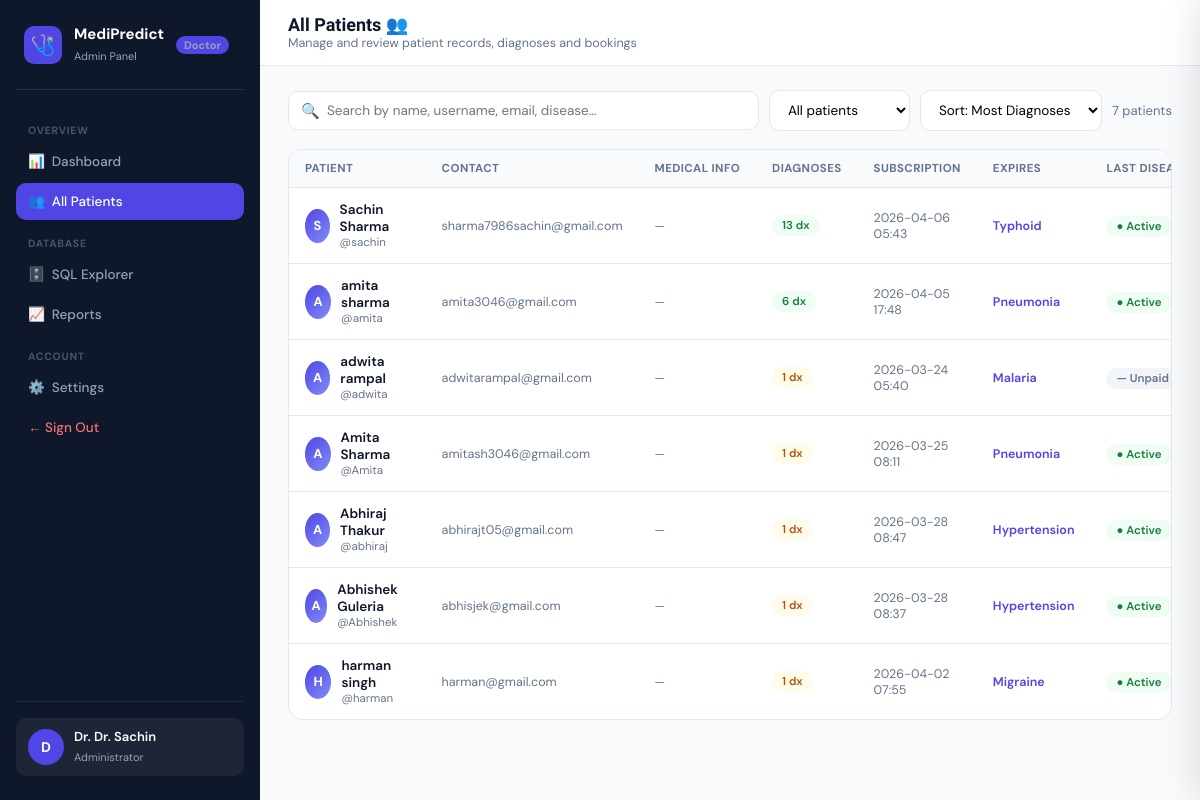
The app's page /doctor/patients (signed in), older data.
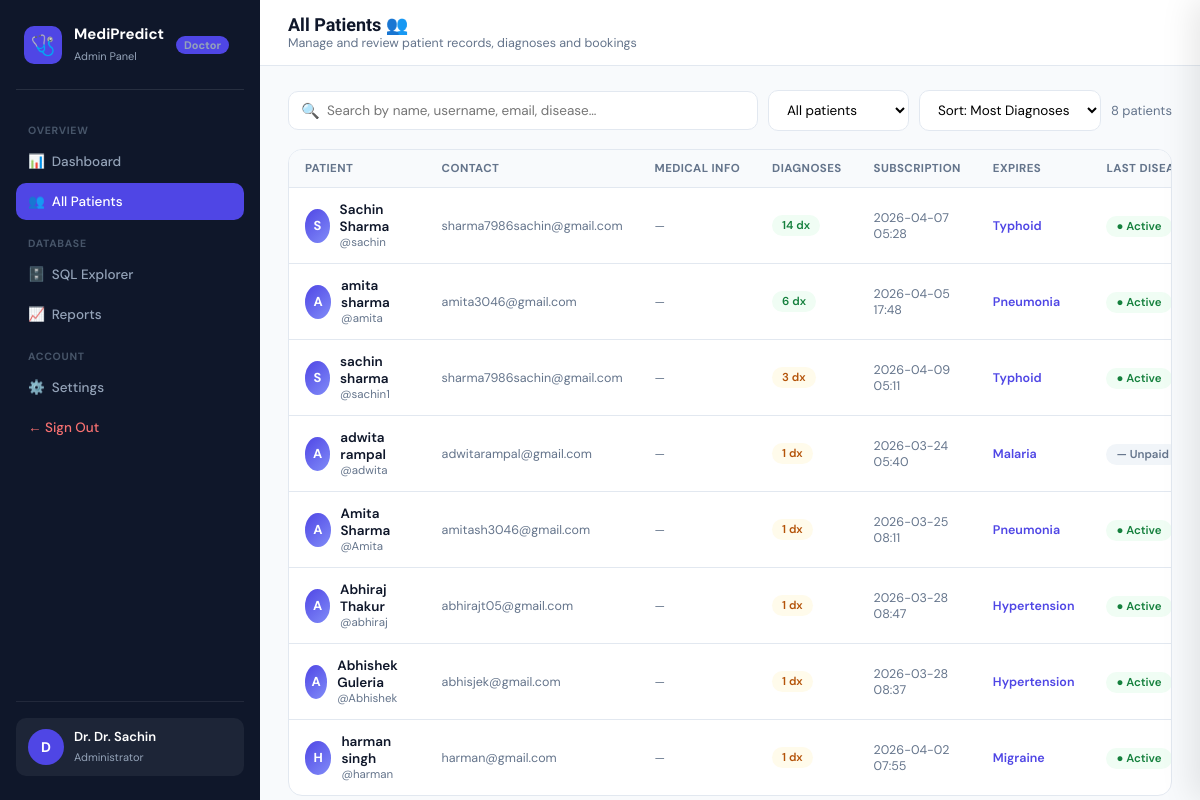
The same page, newer data.
### models.py (models this page shows, shortened)
class User(db.Model):
    __tablename__ = 'users'
    id          = db.Column(db.Integer,      primary_key=True)
    username    = db.Column(db.String(80),   unique=True, nullable=False)
    password    = db.Column(db.String(120),  nullable=False)
    first_name  = db.Column(db.String(80))
    last_name   = db.Column(db.String(80))
    email       = db.Column(db.String(120))
    role        = db.Column(db.String(20),   default='patient')
    joined      = db.Column(db.DateTime,     default=datetime.utcnow)
    age         = db.Column(db.String(10))
    gender      = db.Column(db.String(20))
    blood_group = db.Column(db.String(10))
    height      = db.Column(db.String(20))
    weight      = db.Column(db.String(20))
    allergies   = db.Column(db.Text)
    conditions  = db.Column(db.Text)
    medications = db.Column(db.Text)
    paid         = db.Column(db.Boolean,  default=False)   # True = active subscription
    paid_at      = db.Column(db.DateTime, nullable=True)   # When last payment was made
    expires_at   = db.Column(db.DateTime, nullable=True)   # Subscription expiry date
    payment_id   = db.Column(db.String(60), nullable=True) # Razorpay payment ID
    payment_amount = db.Column(db.Integer, nullable=True)  # Amount paid in rupees
    @property
    def subscription_status(self):
        if self.role == 'doctor':
            return 'admin'
        if not self.paid or not self.expires_at:
            return 'unpaid'
        now = datetime.utcnow()
        if self.expires_at < now:
            return 'expired'
        if (self.expires_at - now).days <= 30:
            return 'expiring_soon'
        return 'active'
    @property
    def days_remaining(self):
        if not self.expires_at:
            return 0
        delta = (self.expires_at - datetime.utcnow()).days
        return max(0, delta)
    def to_dict(self):
        return {
            "id":           self.id,
            "username":     self.username          or "",
            "first_name":   self.first_name        or "",
            "last_name":    self.last_name         or "",
            "email":        self.email             or "",
            "role":         self.role if self.role else "patient",
            "paid":         self.paid,
            "joined":       self.joined.strftime("%Y-%m-%d") if self.joined else "",
            "paid_at":      self.paid_at.strftime("%Y-%m-%d") if self.paid_at else "",
            "expires_at":   self.expires_at.strftime("%Y-%m-%d") if self.expires_at else "",
            "days_remaining":    self.days_remaining,
            "subscription_status": self.subscription_status,
            "payment_id":   self.payment_id        or "",
            "payment_amount": self.payment_amount  or 0,
            "age":          self.age               or "",
            "gender":       self.gender            or "",
            "blood_group":  self.blood_group       or "",
            "height":       self.height            or "",
            "weight":       self.weight            or "",
            "allergies":    self.allergies         or "",
            "conditions":   self.conditions        or "",
            "medications":  self.medications       or "",
        }

### app.py (the view)
@app.route("/doctor/patients")
@doctor_required
def doctor_patients():
    doc = current_user()
    from sqlalchemy import func
    patients = (db.session.query(
            User,
            func.count(Diagnosis.id).label("diag_count"),
            func.max(Diagnosis.created_at).label("last_diag"),
            func.max(Diagnosis.top_disease).label("last_disease"),
        )
        .outerjoin(Diagnosis, User.id == Diagnosis.user_id)
        .filter(User.role == "patient")
        .group_by(User.id)
        .order_by(func.count(Diagnosis.id).desc())
        .all()
    )
    patient_data = []
    for p, diag_count, last_diag, last_disease in patients:
        d = p.to_dict()
        d["diag_count"]   = diag_count or 0
        d["last_diag"]    = str(last_diag)[:16] if last_diag else "—"
        d["last_disease"] = last_disease or "—"
        patient_data.append(d)
    return render_template("doctor_patients.html",
                           username=doc.username,
                           patients=patient_data)

### app.py (called while the page is built)
def current_user():
    uid = session.get("user_id")
    return User.query.get(uid) if uid else None

def doctor_required(f):
    @wraps(f)
    def decorated(*args, **kwargs):
        if "user_id" not in session:
            return redirect(url_for("login"))
        user = current_user()
        if not user or user.role != "doctor":
            return redirect(url_for("home"))
        return f(*args, **kwargs)
    return decorated

### templates/Doctor_Patients.html (shortened to what the changed rows need)
<!DOCTYPE html>
<html lang="en">
<head>
</head>
<body>
<div class="layout">
<main class="main">
  <div class="topbar">
    <div><h1>All Patients 👥</h1><p>Manage and review patient records, diagnoses and bookings</p></div>
  </div>
  <div class="content">
    <div class="toolbar">
      <div class="search-box">
        <span class="search-icon">🔍</span>
        <input type="text" id="searchInput" placeholder="Search by name, username, email, disease…" oninput="filterTable()">
      </div>
      <select class="filter-sel" id="diagFilter" onchange="filterTable()">
        <option value="all">All patients</option>
      </select>
      <select class="filter-sel" id="sortCol" onchange="filterTable()">
        <option value="diag_count">Sort: Most Diagnoses</option>
      </select>
      <span class="toolbar-count" id="rowCount">{{ patients|length }} patients</span>
    </div>
    <div class="table-wrap">
      <table class="pt" id="patientsTable">
        <thead>
          <tr>
            <th>Patient</th>
            <th>Contact</th>
            <th>Medical Info</th>
            <th>Diagnoses</th>
            <th>Subscription</th>
            <th>Expires</th>
            <th>Last Disease</th>
          </tr>
        </thead>
        <tbody id="tableBody">
          {% for p in patients %}
          <tr class="pt-row {% if request.args.get('highlight')|string == p.id|string %}highlighted{% endif %}"
              data-username="{{ p.username | lower }}"
              data-name="{{ (p.first_name or '') ~ ' ' ~ (p.last_name or '') | lower }}"
              data-email="{{ (p.email or '') | lower }}"
              data-diag="{{ p.diag_count }}"
              data-joined="{{ p.joined }}"
              data-last="{{ p.last_diag }}"
              data-disease="{{ p.last_disease | lower }}">
            <td>
              <div style="display:flex;align-items:center;gap:10px;">
                <div class="p-avatar">{{ (p.first_name or p.username)[0] | upper }}</div>
                <div>
                  <div style="font-weight:600;">{{ p.first_name or '' }} {{ p.last_name or '' }}</div>
                  <div style="font-size:11.5px;color:var(--text-muted);">@{{ p.username }}</div>
                </div>
              </div>
            </td>
            <td style="color:var(--text-muted);font-size:12.5px;">{{ p.email or '—' }}</td>
            <td>
              <div style="display:flex;gap:5px;flex-wrap:wrap;">
                {% if not p.blood_group and not p.age and not p.gender %}<span style="color:var(--text-muted);font-size:12px;">—</span>{% endif %}
              </div>
            </td>
            <td>
              <span class="badge {{ 'diag-high' if p.diag_count >= 5 else ('diag-mid' if p.diag_count >= 1 else 'diag-zero') }}">
                {{ p.diag_count }} dx
              </span>
            </td>
            <td style="font-size:12.5px;color:var(--text-muted);">{{ p.last_diag }}</td>
            <td>
              {% if p.last_disease != '—' %}
              <span style="font-size:12.5px;font-weight:600;color:var(--indigo);">{{ p.last_disease }}</span>
              {% else %}<span style="color:var(--text-muted);">—</span>{% endif %}
            </td>
            <td>
              {% set ss = p.subscription_status if p.subscription_status else 'unpaid' %}
              {% if ss == 'active' %}
                <span style="padding:3px 10px;border-radius:99px;background:#F0FDF4;color:#15803D;font-size:11.5px;font-weight:600;">● Active</span>
              {% elif ss == 'expiring_soon' %}
                <span style="padding:3px 10px;border-radius:99px;background:#FFFBEB;color:#B45309;font-size:11.5px;font-weight:600;">⚠ Expiring</span>
              {% elif ss == 'expired' %}
                <span style="padding:3px 10px;border-radius:99px;background:#FEF2F2;color:#DC2626;font-size:11.5px;font-weight:600;">✗ Expired</span>
              {% else %}
                <span style="padding:3px 10px;border-radius:99px;background:#F1F5F9;color:#64748B;font-size:11.5px;font-weight:600;">— Unpaid</span>
              {% endif %}
            </td>
          </tr>
          {% endfor %}
        </tbody>
      </table>
    </div>
  </div>
</main>
</div>
</body>
</html>

Row changes from the older to the newer data that the page shows:
computed for User "Sachin": diag_count "13" → "14"; last_diag "2026-04-06 05:43" → "2026-04-07 05:28"
added User: first_name "S", first_name "sachin", last_name "sharma", username "sachin1", email "sharma7986sachin@gmail.com", diag_count "3", last_diag "2026-04-09 05:11", last_disease "Typhoid", shows "● Active"
Text that changed along with them:
{{ patients|length }}: "7" → "8"
